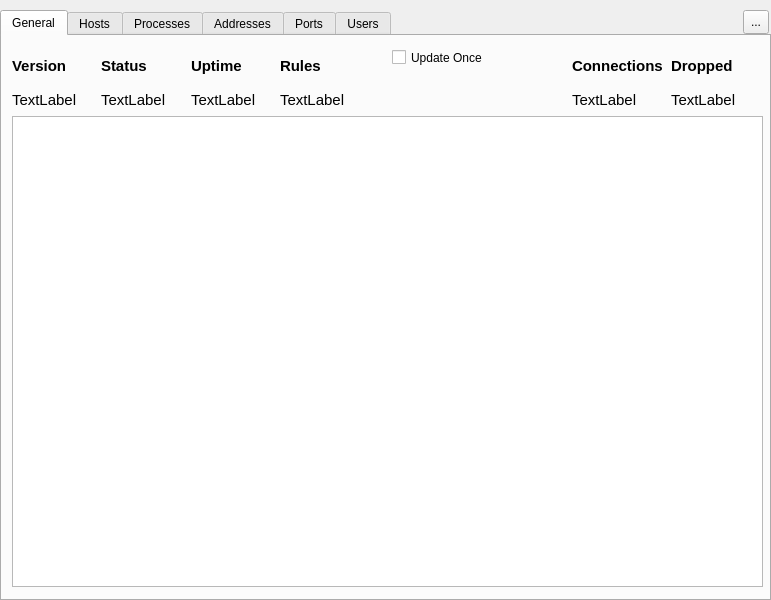
<?xml version="1.0" encoding="UTF-8"?>
<ui version="4.0">
 <class>StatsDialog</class>
 <widget class="QDialog" name="StatsDialog">
  <property name="windowModality">
   <enum>Qt::NonModal</enum>
  </property>
  <property name="geometry">
   <rect>
    <x>0</x>
    <y>0</y>
    <width>771</width>
    <height>600</height>
   </rect>
  </property>
  <property name="sizePolicy">
   <sizepolicy hsizetype="Fixed" vsizetype="Fixed">
    <horstretch>0</horstretch>
    <verstretch>0</verstretch>
   </sizepolicy>
  </property>
  <property name="minimumSize">
   <size>
    <width>490</width>
    <height>220</height>
   </size>
  </property>
  <property name="font">
   <font>
    <kerning>true</kerning>
   </font>
  </property>
  <property name="windowTitle">
   <string>OpenSnitch Network Statistics</string>
  </property>
  <property name="sizeGripEnabled">
   <bool>false</bool>
  </property>
  <property name="modal">
   <bool>false</bool>
  </property>
  <widget class="QTabWidget" name="tabWidget">
   <property name="geometry">
    <rect>
     <x>0</x>
     <y>10</y>
     <width>771</width>
     <height>591</height>
    </rect>
   </property>
   <property name="currentIndex">
    <number>0</number>
   </property>
   <widget class="QWidget" name="tab">
    <attribute name="title">
     <string>General</string>
    </attribute>
    <widget class="QWidget" name="gridLayoutWidget_2">
     <property name="geometry">
      <rect>
       <x>10</x>
       <y>10</y>
       <width>351</width>
       <height>63</height>
      </rect>
     </property>
     <layout class="QGridLayout" name="gridLayout_2">
      <item row="0" column="0">
       <widget class="QLabel" name="label_6">
        <property name="sizePolicy">
         <sizepolicy hsizetype="Expanding" vsizetype="Preferred">
          <horstretch>0</horstretch>
          <verstretch>0</verstretch>
         </sizepolicy>
        </property>
        <property name="font">
         <font>
          <family>Ubuntu</family>
          <pointsize>11</pointsize>
          <weight>75</weight>
          <italic>false</italic>
          <bold>true</bold>
         </font>
        </property>
        <property name="text">
         <string>Version</string>
        </property>
        <property name="margin">
         <number>5</number>
        </property>
       </widget>
      </item>
      <item row="0" column="2">
       <widget class="QLabel" name="label">
        <property name="sizePolicy">
         <sizepolicy hsizetype="Expanding" vsizetype="Preferred">
          <horstretch>0</horstretch>
          <verstretch>0</verstretch>
         </sizepolicy>
        </property>
        <property name="font">
         <font>
          <family>Ubuntu</family>
          <pointsize>11</pointsize>
          <weight>75</weight>
          <italic>false</italic>
          <bold>true</bold>
         </font>
        </property>
        <property name="text">
         <string>Uptime</string>
        </property>
        <property name="margin">
         <number>5</number>
        </property>
       </widget>
      </item>
      <item row="0" column="1">
       <widget class="QLabel" name="label_2">
        <property name="sizePolicy">
         <sizepolicy hsizetype="Expanding" vsizetype="Preferred">
          <horstretch>0</horstretch>
          <verstretch>0</verstretch>
         </sizepolicy>
        </property>
        <property name="font">
         <font>
          <family>Ubuntu</family>
          <pointsize>11</pointsize>
          <weight>75</weight>
          <italic>false</italic>
          <bold>true</bold>
         </font>
        </property>
        <property name="text">
         <string>Status</string>
        </property>
        <property name="margin">
         <number>5</number>
        </property>
       </widget>
      </item>
      <item row="1" column="1">
       <widget class="QLabel" name="statusLabel">
        <property name="sizePolicy">
         <sizepolicy hsizetype="Expanding" vsizetype="Fixed">
          <horstretch>0</horstretch>
          <verstretch>0</verstretch>
         </sizepolicy>
        </property>
        <property name="font">
         <font>
          <pointsize>11</pointsize>
         </font>
        </property>
        <property name="text">
         <string>TextLabel</string>
        </property>
        <property name="margin">
         <number>5</number>
        </property>
       </widget>
      </item>
      <item row="1" column="0">
       <widget class="QLabel" name="daemonVerLabel">
        <property name="sizePolicy">
         <sizepolicy hsizetype="Expanding" vsizetype="Fixed">
          <horstretch>0</horstretch>
          <verstretch>0</verstretch>
         </sizepolicy>
        </property>
        <property name="font">
         <font>
          <pointsize>11</pointsize>
         </font>
        </property>
        <property name="text">
         <string>TextLabel</string>
        </property>
        <property name="margin">
         <number>5</number>
        </property>
       </widget>
      </item>
      <item row="1" column="2">
       <widget class="QLabel" name="uptimeLabel">
        <property name="sizePolicy">
         <sizepolicy hsizetype="Expanding" vsizetype="Fixed">
          <horstretch>0</horstretch>
          <verstretch>0</verstretch>
         </sizepolicy>
        </property>
        <property name="font">
         <font>
          <pointsize>11</pointsize>
         </font>
        </property>
        <property name="text">
         <string>TextLabel</string>
        </property>
        <property name="margin">
         <number>5</number>
        </property>
       </widget>
      </item>
      <item row="0" column="3">
       <widget class="QLabel" name="label_3">
        <property name="sizePolicy">
         <sizepolicy hsizetype="Expanding" vsizetype="Preferred">
          <horstretch>0</horstretch>
          <verstretch>0</verstretch>
         </sizepolicy>
        </property>
        <property name="font">
         <font>
          <family>Ubuntu</family>
          <pointsize>11</pointsize>
          <weight>75</weight>
          <italic>false</italic>
          <bold>true</bold>
         </font>
        </property>
        <property name="text">
         <string>Rules</string>
        </property>
        <property name="margin">
         <number>5</number>
        </property>
       </widget>
      </item>
      <item row="1" column="3">
       <widget class="QLabel" name="rulesLabel">
        <property name="sizePolicy">
         <sizepolicy hsizetype="Expanding" vsizetype="Fixed">
          <horstretch>0</horstretch>
          <verstretch>0</verstretch>
         </sizepolicy>
        </property>
        <property name="font">
         <font>
          <pointsize>11</pointsize>
         </font>
        </property>
        <property name="text">
         <string>TextLabel</string>
        </property>
        <property name="margin">
         <number>5</number>
        </property>
       </widget>
      </item>
     </layout>
    </widget>
    <widget class="QWidget" name="gridLayoutWidget_3">
     <property name="geometry">
      <rect>
       <x>570</x>
       <y>10</y>
       <width>191</width>
       <height>63</height>
      </rect>
     </property>
     <layout class="QGridLayout" name="gridLayout_3">
      <item row="1" column="0">
       <widget class="QLabel" name="consLabel">
        <property name="sizePolicy">
         <sizepolicy hsizetype="Expanding" vsizetype="Fixed">
          <horstretch>0</horstretch>
          <verstretch>0</verstretch>
         </sizepolicy>
        </property>
        <property name="font">
         <font>
          <pointsize>11</pointsize>
         </font>
        </property>
        <property name="text">
         <string>TextLabel</string>
        </property>
        <property name="margin">
         <number>5</number>
        </property>
       </widget>
      </item>
      <item row="1" column="1">
       <widget class="QLabel" name="droppedLabel">
        <property name="sizePolicy">
         <sizepolicy hsizetype="Expanding" vsizetype="Fixed">
          <horstretch>0</horstretch>
          <verstretch>0</verstretch>
         </sizepolicy>
        </property>
        <property name="font">
         <font>
          <pointsize>11</pointsize>
         </font>
        </property>
        <property name="text">
         <string>TextLabel</string>
        </property>
        <property name="margin">
         <number>5</number>
        </property>
       </widget>
      </item>
      <item row="0" column="0">
       <widget class="QLabel" name="label_5">
        <property name="sizePolicy">
         <sizepolicy hsizetype="Expanding" vsizetype="Preferred">
          <horstretch>0</horstretch>
          <verstretch>0</verstretch>
         </sizepolicy>
        </property>
        <property name="font">
         <font>
          <family>Ubuntu</family>
          <pointsize>11</pointsize>
          <weight>75</weight>
          <italic>false</italic>
          <bold>true</bold>
         </font>
        </property>
        <property name="text">
         <string>Connections</string>
        </property>
        <property name="margin">
         <number>5</number>
        </property>
       </widget>
      </item>
      <item row="0" column="1">
       <widget class="QLabel" name="label_7">
        <property name="sizePolicy">
         <sizepolicy hsizetype="Expanding" vsizetype="Preferred">
          <horstretch>0</horstretch>
          <verstretch>0</verstretch>
         </sizepolicy>
        </property>
        <property name="font">
         <font>
          <family>Ubuntu</family>
          <pointsize>11</pointsize>
          <weight>75</weight>
          <italic>false</italic>
          <bold>true</bold>
         </font>
        </property>
        <property name="text">
         <string>Dropped</string>
        </property>
        <property name="margin">
         <number>5</number>
        </property>
       </widget>
      </item>
     </layout>
    </widget>
    <widget class="QTableWidget" name="eventsTable">
     <property name="geometry">
      <rect>
       <x>10</x>
       <y>80</y>
       <width>751</width>
       <height>471</height>
      </rect>
     </property>
     <property name="font">
      <font>
       <pointsize>10</pointsize>
      </font>
     </property>
     <property name="sortingEnabled">
      <bool>false</bool>
     </property>
     <property name="cornerButtonEnabled">
      <bool>false</bool>
     </property>
     <property name="rowCount">
      <number>0</number>
     </property>
     <property name="columnCount">
      <number>2</number>
     </property>
     <attribute name="horizontalHeaderVisible">
      <bool>false</bool>
     </attribute>
     <attribute name="horizontalHeaderHighlightSections">
      <bool>false</bool>
     </attribute>
     <attribute name="verticalHeaderVisible">
      <bool>false</bool>
     </attribute>
     <attribute name="verticalHeaderHighlightSections">
      <bool>false</bool>
     </attribute>
     <column/>
     <column/>
    </widget>
    <widget class="QCheckBox" name="updatecheckBox">
     <property name="geometry">
      <rect>
       <x>390</x>
       <y>10</y>
       <width>111</width>
       <height>23</height>
      </rect>
     </property>
     <property name="text">
      <string>Update Once</string>
     </property>
     <property name="checked">
      <bool>false</bool>
     </property>
    </widget>
   </widget>
   <widget class="QWidget" name="tab_4">
    <attribute name="title">
     <string>Hosts</string>
    </attribute>
    <widget class="QTableWidget" name="hostsTable">
     <property name="geometry">
      <rect>
       <x>10</x>
       <y>10</y>
       <width>751</width>
       <height>541</height>
      </rect>
     </property>
     <property name="sortingEnabled">
      <bool>false</bool>
     </property>
     <property name="cornerButtonEnabled">
      <bool>false</bool>
     </property>
     <property name="rowCount">
      <number>0</number>
     </property>
     <property name="columnCount">
      <number>2</number>
     </property>
     <attribute name="horizontalHeaderVisible">
      <bool>false</bool>
     </attribute>
     <attribute name="verticalHeaderVisible">
      <bool>false</bool>
     </attribute>
     <column/>
     <column/>
    </widget>
   </widget>
   <widget class="QWidget" name="tab_7">
    <attribute name="title">
     <string>Processes</string>
    </attribute>
    <widget class="QTableWidget" name="procsTable">
     <property name="geometry">
      <rect>
       <x>10</x>
       <y>10</y>
       <width>751</width>
       <height>541</height>
      </rect>
     </property>
     <property name="sortingEnabled">
      <bool>false</bool>
     </property>
     <property name="cornerButtonEnabled">
      <bool>false</bool>
     </property>
     <property name="rowCount">
      <number>0</number>
     </property>
     <property name="columnCount">
      <number>2</number>
     </property>
     <attribute name="horizontalHeaderVisible">
      <bool>false</bool>
     </attribute>
     <attribute name="verticalHeaderVisible">
      <bool>false</bool>
     </attribute>
     <column/>
     <column/>
    </widget>
   </widget>
   <widget class="QWidget" name="tab_2">
    <attribute name="title">
     <string>Addresses</string>
    </attribute>
    <widget class="QTableWidget" name="addrTable">
     <property name="geometry">
      <rect>
       <x>10</x>
       <y>10</y>
       <width>751</width>
       <height>541</height>
      </rect>
     </property>
     <property name="sortingEnabled">
      <bool>false</bool>
     </property>
     <property name="cornerButtonEnabled">
      <bool>false</bool>
     </property>
     <property name="rowCount">
      <number>0</number>
     </property>
     <property name="columnCount">
      <number>2</number>
     </property>
     <attribute name="horizontalHeaderVisible">
      <bool>false</bool>
     </attribute>
     <attribute name="verticalHeaderVisible">
      <bool>false</bool>
     </attribute>
     <column/>
     <column/>
    </widget>
   </widget>
   <widget class="QWidget" name="tab_5">
    <attribute name="title">
     <string>Ports</string>
    </attribute>
    <widget class="QTableWidget" name="portsTable">
     <property name="geometry">
      <rect>
       <x>10</x>
       <y>10</y>
       <width>751</width>
       <height>541</height>
      </rect>
     </property>
     <property name="sortingEnabled">
      <bool>false</bool>
     </property>
     <property name="cornerButtonEnabled">
      <bool>false</bool>
     </property>
     <property name="rowCount">
      <number>0</number>
     </property>
     <property name="columnCount">
      <number>2</number>
     </property>
     <attribute name="horizontalHeaderVisible">
      <bool>false</bool>
     </attribute>
     <attribute name="verticalHeaderVisible">
      <bool>false</bool>
     </attribute>
     <column/>
     <column/>
    </widget>
   </widget>
   <widget class="QWidget" name="tab_6">
    <attribute name="title">
     <string>Users</string>
    </attribute>
    <widget class="QTableWidget" name="usersTable">
     <property name="geometry">
      <rect>
       <x>10</x>
       <y>10</y>
       <width>751</width>
       <height>541</height>
      </rect>
     </property>
     <property name="sortingEnabled">
      <bool>false</bool>
     </property>
     <property name="cornerButtonEnabled">
      <bool>false</bool>
     </property>
     <property name="rowCount">
      <number>0</number>
     </property>
     <property name="columnCount">
      <number>2</number>
     </property>
     <attribute name="horizontalHeaderVisible">
      <bool>false</bool>
     </attribute>
     <attribute name="verticalHeaderVisible">
      <bool>false</bool>
     </attribute>
     <column/>
     <column/>
    </widget>
   </widget>
  </widget>
  <widget class="QToolButton" name="saveButton">
   <property name="geometry">
    <rect>
     <x>743</x>
     <y>10</y>
     <width>26</width>
     <height>24</height>
    </rect>
   </property>
   <property name="toolTip">
    <string>Save to CSV.</string>
   </property>
   <property name="text">
    <string>...</string>
   </property>
   <property name="icon">
    <iconset theme="document-save-as">
     <normaloff>.</normaloff>.</iconset>
   </property>
   <property name="shortcut">
    <string>Ctrl+S</string>
   </property>
  </widget>
 </widget>
 <resources>
  <include location="resources.qrc"/>
 </resources>
 <connections/>
</ui>
